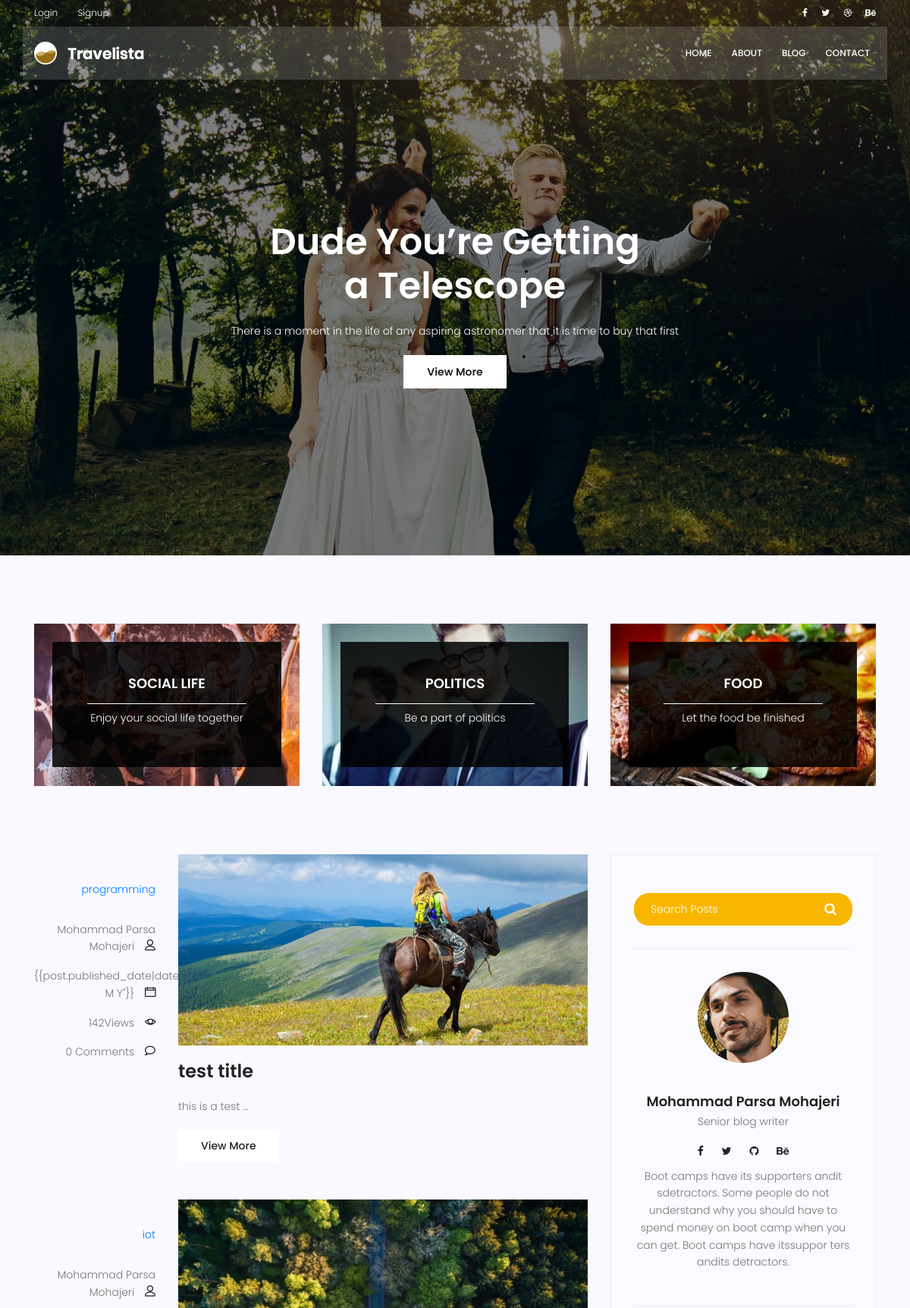
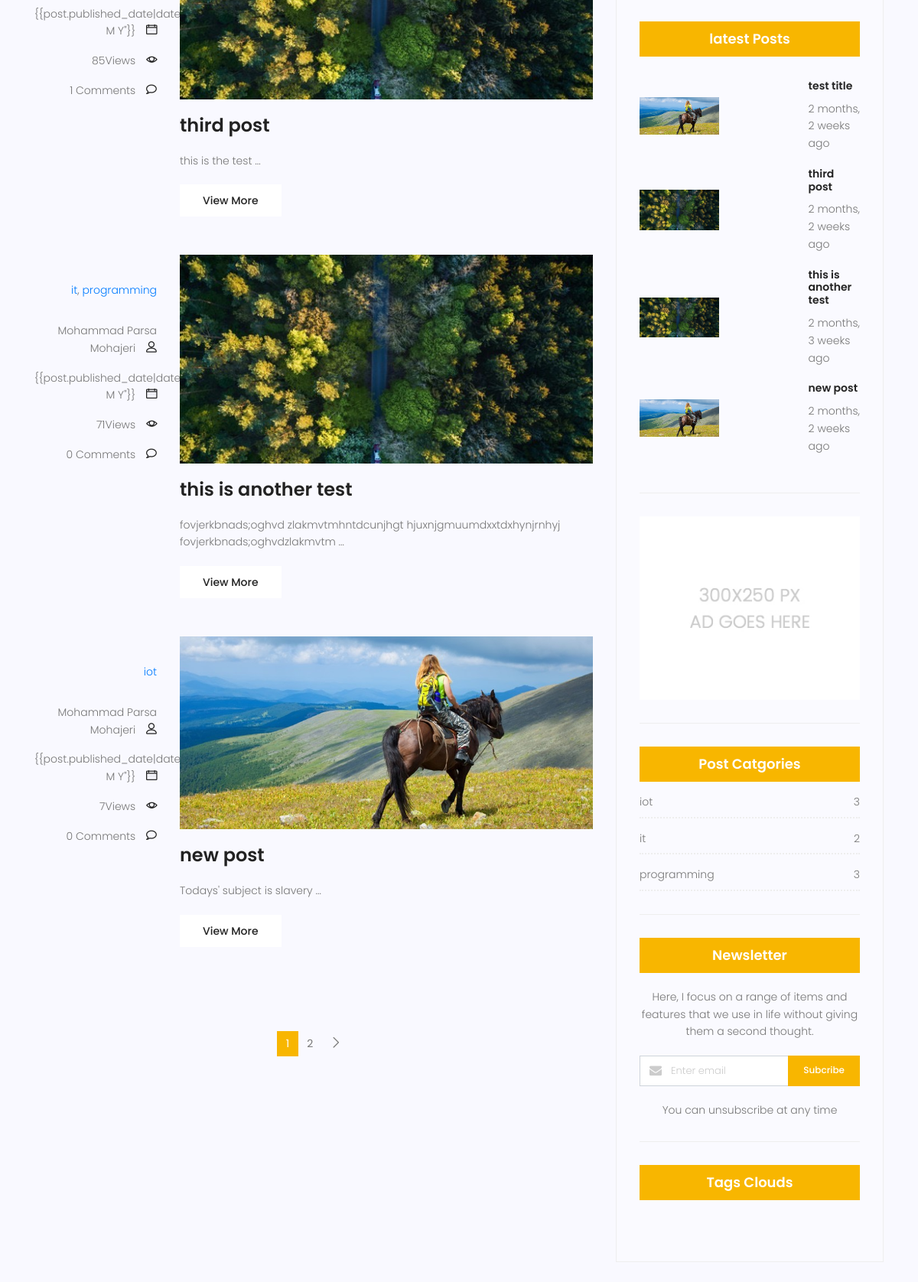
Screenshot of /blog/ (upper part) with the database file from the repository (2 pictures, top to bottom).
### blog/models.py (models this page shows, shortened)
class Category(models.Model):
    name=models.CharField(max_length=255)
    def __str__(self):
        return self.name

class Post (models.Model):
    image=models.ImageField(upload_to='blog/',default='blog/defalt.jpg')
    author=models.ForeignKey(User,on_delete=models.SET_NULL,null=True)
    title=models.CharField(max_length=255)
    content=models.TextField()
    tags = TaggableManager()
    category=models.ManyToManyField(Category)
    counted_views=models.IntegerField(default=0)
    status=models.BooleanField(default=False)
    login_require=models.BooleanField(default=False)
    published_date=models.DateTimeField(null=True)
    created_date=models.DateTimeField(auto_now_add=True)
    updated_date=models.DateTimeField(auto_now=True)
    class Meta:
        ordering=('created_date',)

### blog/views.py (the view)
# urls.py: path('',blog_view, name='index'),
def blog_view(request,**kwargs):
    posts=Post.objects.filter(status=1,published_date__lte=timezone.now())
    if kwargs.get('cat_name')!=None:
        posts=posts.filter(category__name=kwargs['cat_name'])
    if kwargs.get('author_username')!=None:
        posts=posts.filter(author__username=kwargs['author_username'])
    if kwargs.get('tag_name')!=None:
        posts=posts.filter(tags__name__in=[kwargs['tag_name']])
    posts=Paginator(posts,4)
    try:
        page_number=request.GET.get('page')
        posts=posts.get_page(page_number)
    except PageNotAnInteger:
        posts=posts.get_page(1)
    except EmptyPage :
        posts=posts.get_page(1)
    context={'posts':posts}
    return render(request,'blog/blog-home.html',context)

### blog/templatetags/blog_tags.py (called while the page is built)
@register.simple_tag(name='comments_count')
def commnets_count(pid):
    return Comment.objects.filter(post=pid,approved=True).count()

@register.inclusion_tag('blog/blog-post-categories.html')
def postcategories():
    posts=Post.objects.filter(status=1)
    categories=Category.objects.all()
    cat_dict={}
    for name in categories:
        cat_dict[name]=posts.filter(category=name).count()
    return {'categories':cat_dict}

### templates/blog/blog-home.html (shortened to what this page needs)
{% extends 'base.html' %}
{% load static %}
{% load blog_tags %}
{% block content %}
<section class="banner-area relative blog-home-banner" id="home">
	<div class="overlay overlay-bg"></div>
	<div class="container">
		<div class="row d-flex align-items-center justify-content-center">
			<div class="about-content blog-header-content col-lg-12">
				<h1 class="text-white">
					Dude You’re Getting
					a Telescope
				</h1>
				<p class="text-white">
					There is a moment in the life of any aspiring astronomer that it is time to buy that first
				</p>
				<a href="blog-single.html" class="primary-btn">View More</a>
			</div>
		</div>
	</div>
</section>
<section class="top-category-widget-area pt-90 pb-90 ">
	<div class="container">
		<div class="row">
			<div class="col-lg-4">
				<div class="single-cat-widget">
					<div class="content relative">
						<div class="overlay overlay-bg"></div>
						<a href="#" target="_blank">
							<div class="thumb">
								<img class="content-image img-fluid d-block mx-auto"
									src="{% static 'img/blog/cat-widget1.jpg' %}" alt="">
							</div>
							<div class="content-details">
								<h4 class="content-title mx-auto text-uppercase">Social life</h4>
								<span></span>
								<p>Enjoy your social life together</p>
							</div>
						</a>
					</div>
				</div>
			</div>
			<div class="col-lg-4">
				<div class="single-cat-widget">
					<div class="content relative">
						<div class="overlay overlay-bg"></div>
						<a href="#" target="_blank">
							<div class="thumb">
								<img class="content-image img-fluid d-block mx-auto"
									src="{% static 'img/blog/cat-widget2.jpg' %}" alt="">
							</div>
							<div class="content-details">
								<h4 class="content-title mx-auto text-uppercase">Politics</h4>
								<span></span>
								<p>Be a part of politics</p>
							</div>
						</a>
					</div>
				</div>
			</div>
			<div class="col-lg-4">
				<div class="single-cat-widget">
					<div class="content relative">
						<div class="overlay overlay-bg"></div>
						<a href="#" target="_blank">
							<div class="thumb">
								<img class="content-image img-fluid d-block mx-auto"
									src="{% static 'img/blog/cat-widget3.jpg' %}" alt="">
							</div>
							<div class="content-details">
								<h4 class="content-title mx-auto text-uppercase">Food</h4>
								<span></span>
								<p>Let the food be finished</p>
							</div>
						</a>
					</div>
				</div>
			</div>
		</div>
	</div>
</section>
<section class="post-content-area">
	<div class="container">
		<div class="row">
			<div class="col-lg-8 posts-list">
				{% for post in posts %}
				<div class="single-post row">
					<div class="col-lg-3  col-md-3 meta-details">
						<ul class="tags">
							{% for cat in post.category.all %}
							<a href="{% url 'blog:category' cat_name=cat.name %}"> {{cat.name}}</a>{% if not forloop.last %},{% endif %}
							{% endfor %}
						</ul>
						<div class="user-details row">
							<p class="user-name col-lg-12 col-md-12 col-6"><a
									href="{% url 'blog:author' author_username=post.author.username %}">{{post.author.get_full_name}}</a>
								<span class="lnr lnr-user"></span></p>
							<p class="date col-lg-12 col-md-12 col-6"><a href="#">{{post.published_date|date:"d M
									Y"}}</a> <span class="lnr lnr-calendar-full"></span></p>
							<p class="view col-lg-12 col-md-12 col-6"><a href="#">{{post.counted_views}}Views</a> <span
									class="lnr lnr-eye"></span></p>
							<p class="comments col-lg-12 col-md-12 col-6"><a href="#">{% comments_count post.id %}
									Comments</a> <span class="lnr lnr-bubble"></span></p>
						</div>
					</div>
					<div class="col-lg-9 col-md-9 ">
						<div class="feature-img">
							<img class="img-fluid" src="{{post.image.url}}" alt="">
						</div>
						<a class="posts-title" href="{% url 'blog:single' pid=post.id %}">
							<h3>{{post.title}}</h3>
						</a>
						<p class="excert">
							{{post.content|truncatewords:4}}
						</p>
						<a href="{% url 'blog:single' pid=post.id %}" class="primary-btn">View More</a>
					</div>
				</div>
				{% endfor %}
				<nav class="blog-pagination justify-content-center d-flex">
					<ul class="pagination">
						{% for i in posts.paginator.page_range %}
						{% if posts.number == i %}
						<li class="page-item active"><a href="?page={{i}}" class="page-link">{{i}}</a></li>
						{% else %}
						<li class="page-item"><a href="?page={{i}}" class="page-link">{{i}}</a></li>
						{% endif %}
						{% endfor %}
						{% if posts.has_next %}
						<a href="?page={{ posts.next_page_number }}" class="page-link" aria-label="Next">
							<span aria-hidden="true">
								<span class="lnr lnr-chevron-right"></span>
							</span>
						</a>
						{% endif %}
					</ul>
				</nav>
			</div>
			<div class="col-lg-4 sidebar-widgets">
				<div class="widget-wrap">
					{% include 'blog/blog-search.html' %}
					{% include 'blog/blog-writer.html' %}
					{% include 'blog/blog-popular-posts.html' %}
					{% include 'blog/blog-ads.html' %}
					{% postcategories %}
					{% include 'blog/blog-newsletter.html' %}
					{% include 'blog/blog-tags.html' %}
				</div>
			</div>
		</div>
	</div>
</section>
{% endblock %}

### templates/blog/blog-popular-posts.html
{% load humanize %}
{% load static %}
<div class="single-sidebar-widget popular-post-widget">
    <h4 class="popular-title">latest Posts</h4>
    <div class="popular-post-list">
        {% for post in posts %}
        <div class="single-post-list d-flex flex-row align-items-center">
            <div class="thumb">
                <img class="img-fluid" src="{{post.image.url}}" alt="">
            </div>
            <div class="details">
                <a href="{% url 'blog:single' pid=post.id %}"><h6>{{post.title}}</h6></a>
                <p>{{post.published_date|naturaltime}}</p>
            </div>
        </div>
        {% endfor %}
    </div>
</div>

### templates/blog/blog-post-categories.html
<div class="single-sidebar-widget post-category-widget">
    <h4 class="category-title">Post Catgories</h4>
    <ul class="cat-list">
        {% for name,count in categories.items %}
        <li>
            <a href="{% url 'blog:category' cat_name=name %}" class="d-flex justify-content-between">
                <p>{{name}}</p>
                <p>{{count}}</p>
            </a>
        </li>
        {% endfor %}
    </ul>
</div>

### rows the page displays
Post: author.get_full_name "Mohammad Parsa Mohajeri", counted_views "142", id "0", image (picture), title "test title", content "this is a test …", published_date "2 months, 2 weeks ago"
Category: name "programming", id "3"
Post: author.get_full_name "Mohammad Parsa Mohajeri", counted_views "85", id "1", image (picture), title "third post", content "this is the test …", published_date "2 months, 2 weeks ago"
Category: name "iot", count "3"
Post: author.get_full_name "Mohammad Parsa Mohajeri", counted_views "71", id "0", image (picture), title "this is another test", content "fovjerkbnads;oghvd zlakmvtmhntdcunjhgt hjuxnjgmuumdxxtdxhynjrnhyj fovjerkbnads;oghvdzlakmvtm …", published_date "2 months, 3 weeks ago"
Category: name "it", id "2"
Post: author.get_full_name "Mohammad Parsa Mohajeri", counted_views "7", id "0", image (picture), title "new post", content "Todays' subject is slavery …", published_date "2 months, 2 weeks ago"

### other values shown
{{ i }} "1"
{{ i }} "2"
